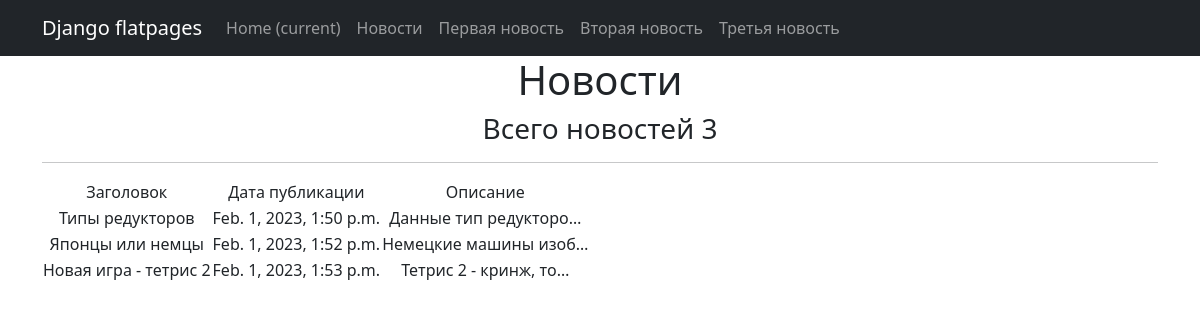
Page /news/ on the committed database.
### np_app/models.py (models this page shows, shortened)
class Post(models.Model):
    article = 'Arti'
    news = 'News'
    POSTS = [
        (article, 'Статья'),
        (news, 'Новости')
    ]
    author = models.ForeignKey(Author, on_delete=models.CASCADE)
    choice = models.CharField(max_length=4, choices=POSTS, default=article)
    time_create_post = models.DateTimeField(auto_now_add=True)
    category = models.ManyToManyField(Category, through='PostCategory')
    header_post = models.CharField(max_length=255)
    text_post = models.TextField()
    rate_post = models.IntegerField(default=0)

### np_app/views.py (the view)
# urls.py: path('', PostList.as_view()),
class PostList(ListView):
    model = Post
    ordering = 'author'
    template_name = 'news.html'
    context_object_name = 'news'
    def get_context_data(self, **kwargs):
        context = super().get_context_data(**kwargs)
        context['time_now'] = datetime.utcnow()
        return context

### np_app/templatetags/custom_filters.py (called while the page is built)
@register.filter()
def censor(string_to_check):
    checked_string = ''
    for word in string_to_check.split():
        for check_word in CENSOR:
            if check_word in word.lower():
                last_chars = ''
                for char in reversed(word):
                    if char not in string.punctuation:
                        break
                    last_chars += char
                last_chars = last_chars[::-1]
                new_word = word[0] + (len(word.translate(str.maketrans('', '', string.punctuation))) - 1) * '*'
                checked_string += new_word + f'{last_chars} '
                break
        else:
            checked_string += word + ' '
    return checked_string

### templates/news.html (shortened to what this page needs)
{% extends 'flatpages/default.html' %}
{% load custom_filters %}
{% block content %}
   <h1>Новости</h1>
   <h3>Всего новостей {{ news|length }}</h3>
   <hr>
   {% if news %}
       <table>
           <tr>
               <td>Заголовок</td>
               <td>Дата публикации</td>
               <td>Описание</td>
           </tr>
           {% for news in news %}
           <tr>
               <td>{{ news.header_post }}</td>
               <td>{{ news.time_create_post }}</td>
               <td>{{ news.text_post|truncatechars:21|censor }}</td>
           </tr>
           {% endfor %}
       </table>
   {% else %}
       <h2>Новостей нет</h2>
   {% endif %}
{% endblock content %}

### templates/flatpages/default.html (shortened to what this page needs)
<!DOCTYPE html>
<html lang="en">
    <head>
        {% load static %}
        <link href="{% static 'css/styles.css' %}" rel="stylesheet" />
    </head>
    <body>
        <nav class="navbar navbar-expand-lg navbar-dark bg-dark static-top">
            <div class="container">
                <a class="navbar-brand" href="#">Django flatpages</a>
                <div class="collapse navbar-collapse" id="navbarResponsive">
                    <ul class="navbar-nav ml-auto">
                        <li class="nav-item active">
                            <a class="nav-link" href="#">Home
                                <span class="sr-only">(current)</span>
                            </a>
                        </li>
                        <li class="nav-item">
                            <a class="nav-link" href="/news/">Новости</a>
                        </li>
                        <li class="nav-item">
                            <a class="nav-link" href="/news/1">Первая новость</a>
                        </li>
                        <li class="nav-item">
                            <a class="nav-link" href="/news/2">Вторая новость</a>
                        </li>
                        <li class="nav-item">
                            <a class="nav-link" href="/news/3">Третья новость</a>
                        </li>
                    </ul>
                </div>
            </div>
        </nav>
        <div class="container">
            <div class="row">
                <div class="col-lg-12 text-center">
                    {% block content %}{% endblock content %}
                </div>
            </div>
        </div>
    </body>
</html>

### rows in the picture
Post: header_post "Типы редукторов", time_create_post "Feb. 1, 2023, 1:50 p.m.", text_post|censor "Данные тип редукторо…"
Post: header_post "Японцы или немцы", time_create_post "Feb. 1, 2023, 1:52 p.m.", text_post|censor "Немецкие машины изоб…"
Post: header_post "Новая игра - тетрис 2", time_create_post "Feb. 1, 2023, 1:53 p.m.", text_post|censor "Тетрис 2 - кринж, то…"

### other values in the picture
{{ news|length }} "3"
